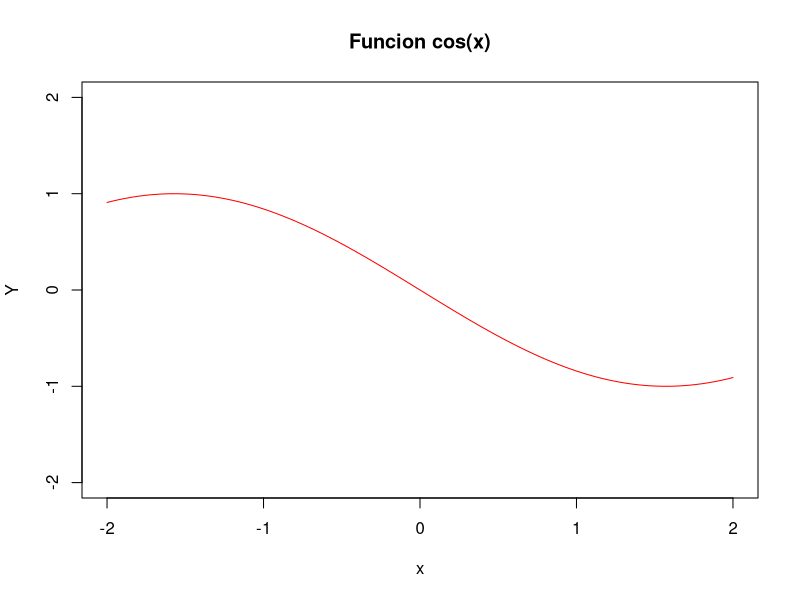
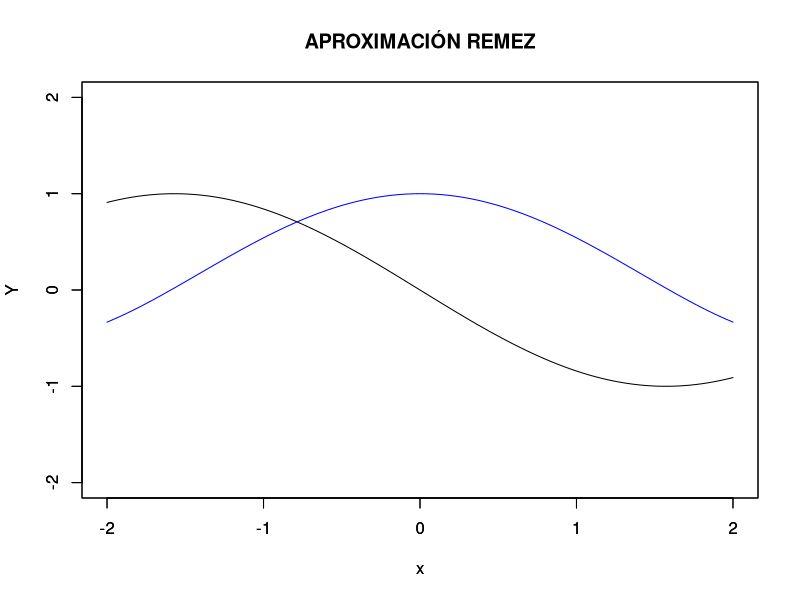

Recreate these plots in R, in order.
f = function(x) cos(x)
g = function(x) -sin(x)
gradospoli = 5
ndatos = gradospoli

plot(g,xlim = c(-2,2),ylim = c(-2,2),ylab = "Y",col = "red",main = "Funcion cos(x)")
plot(g,xlim = c(-2,2),ylim = c(-2,2),ylab = "Y")

x = c()
y = c()
suma = (2*(2^-8))/(ndatos-1)

i =1
while (length(x)<ndatos)
{
  if (length(x) == 0 )
  {
    x[i]= -2^-8;
    i = i +1
  }
  
  x[i] = (x[i-1]+ (suma))
  i = i+1
  
} 
j = 1
while (j < ndatos+1 )
  
{
  y[j]= f(x[j])
  j = j+1
}

tablota = data.frame (x,y)
y[j]=g(2^-8)

n = rbind(c(1,x[1],(x[1])^2,(x[1])^3,(x[1])^4,(x[1])^5),
          c(1,x[2],(x[2])^2,(x[2])^3,(x[2])^4,(x[2])^5),
          c(1,x[3],(x[3])^2,(x[3])^3,(x[3])^4,(x[3])^5),
          c(1,x[4],(x[4])^2,(x[4])^3,(x[4])^4,(x[4])^5),
          c(1,x[5],(x[5])^2,(x[5])^3,(x[5])^4,(x[5])^5),
          c(0,1,2*(2^-8),3*(2^-8)^2,4*(2^-8)^3,5*(2^-8)^4))

z=solve(n,y)
print(z)

h = function(x) z[1]+(z[2]*x)+(z[3]*x^2)+(z[4]*x^3)+(z[5]*x^4)

par(new = TRUE)
plot(h,xlim = c(-2,2),col= "blue",ylim=c(-2,2), main = "APROXIMACIÓN REMEZ",ylab = "Y")

#Variables Para calcular el error
ErroAbsoluto = 0
ErrorRelativo = 0
ValorXpunto = pi/256

#############
#Errores 
#############

ErroAbsoluto = abs((f(ValorXpunto)- h(ValorXpunto))*10^-90)
ErrorRelativo  = ((ErroAbsoluto / h(ValorXpunto))*100)*10^-90


####################
#Tabla con los datos
####################
RemezTablita = data.frame(ErrorRelativo, ErroAbsoluto,ValorXpunto)
#Se imprime la Tabla

cat("Dado el punto  ",ValorXpunto)
cat("El Error Relativo es de :" ,ErrorRelativo)
cat("El Error Absoluto es de :" ,ErroAbsoluto)

